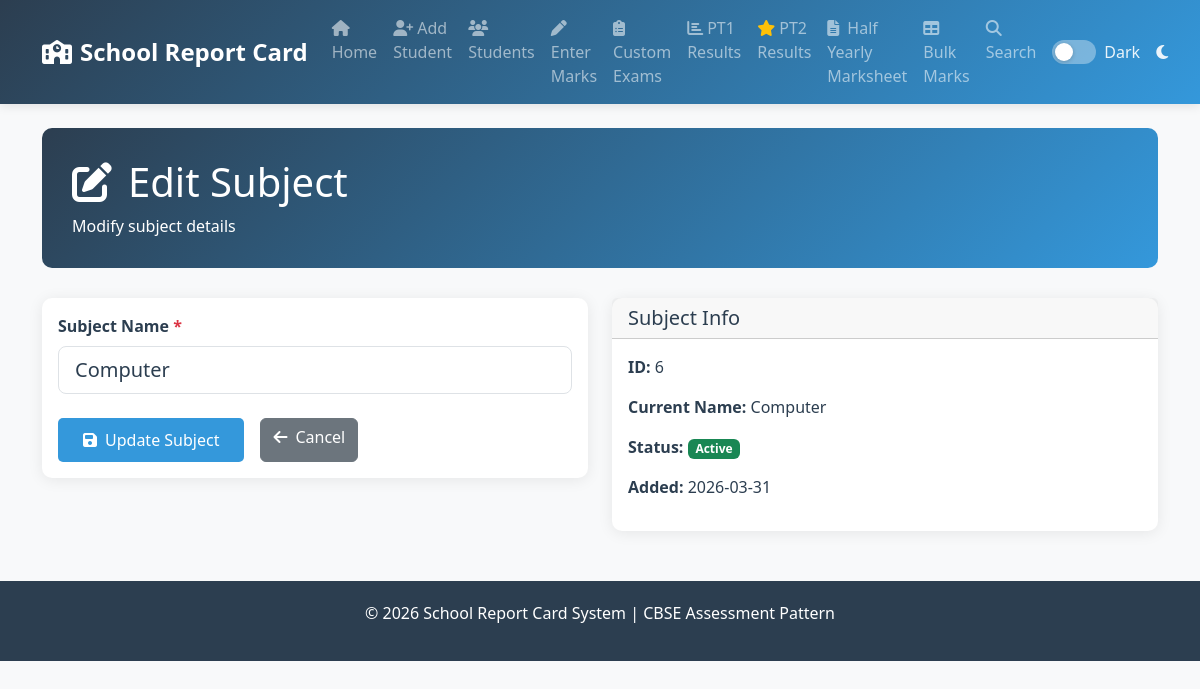
Page /edit-subject/6 on the committed database.
### tables this page shows
CREATE TABLE subjects (id INTEGER PRIMARY KEY AUTOINCREMENT, name TEXT UNIQUE NOT NULL, active INTEGER DEFAULT 1, created_at TIMESTAMP DEFAULT CURRENT_TIMESTAMP);

### app.py (the view, shortened to what this page needs)
@app.route('/edit-subject/<int:subject_id>', methods=['GET', 'POST'])
def edit_subject(subject_id):
    conn = get_db()
    cursor = conn.cursor()
    cursor.execute('SELECT * FROM subjects WHERE id = ?', (subject_id,))
    subject = cursor.fetchone()
    if not subject:
        flash('Subject not found!', 'error')
        return redirect(url_for('subjects_list'))
    conn.close()
    return render_template('edit_subject.html', subject=dict(subject))

### app.py (called while the page is built)
def get_db():
    conn = sqlite3.connect(DATABASE)
    conn.row_factory = sqlite3.Row
    return conn

### templates/edit_subject.html (shortened to what this page needs)
{% extends "base.html" %}
{% block content %}
<div class="fade-in">
    <div class="page-header">
        <h1><i class="fas fa-edit me-3"></i>Edit Subject</h1>
        <p class="mb-0">Modify subject details</p>
    </div>
    <div class="row">
        <div class="col-md-6">
            <div class="card">
                <div class="card-body">
                    <form method="POST">
                        <div class="mb-4">
                            <label for="subject_name" class="form-label fw-bold">Subject Name <span class="text-danger">*</span></label>
                            <input type="text" class="form-control form-control-lg" id="subject_name" name="subject_name"
                                   value="{{ subject.name }}" required maxlength="50">
                        </div>
                        <div class="d-flex gap-3">
                            <button type="submit" class="btn btn-primary">
                                <i class="fas fa-save me-2"></i>Update Subject
                            </button>
                            <a href="{{ url_for('subjects_list') }}" class="btn btn-secondary">
                                <i class="fas fa-arrow-left me-2"></i>Cancel
                            </a>
                        </div>
                    </form>
                </div>
            </div>
        </div>
        <div class="col-md-6">
            <div class="card">
                <div class="card-header">
                    <h5 class="mb-0">Subject Info</h5>
                </div>
                <div class="card-body">
                    <p><strong>ID:</strong> {{ subject.id }}</p>
                    <p><strong>Current Name:</strong> {{ subject.name }}</p>
                    <p><strong>Status:</strong>
                        {% if subject.active %}
                            <span class="badge bg-success">Active</span>
                        {% else %}
                            <span class="badge bg-secondary">Inactive</span>
                        {% endif %}
                    </p>
                    <p><strong>Added:</strong> {{ subject.created_at.split(' ')[0] if subject.created_at else 'N/A' }}</p>
                </div>
            </div>
        </div>
    </div>
</div>
{% endblock %}

### templates/base.html (style rules this page uses)
:root { --primary-color: #2c3e50; --secondary-color: #3498db; --success-color: #27ae60; --warning-color: #f39c12; --danger-color: #e74c3c; --light-bg: #ecf0f1; --text-color: #2c3e50; --bg-color: #f8f9fa; --card-bg: #ffffff; --navbar-bg: linear-gradient(135deg, var(--primary-color), var(--secondary-color)); --border-color: #dee2e6; }
body { font-family: 'Segoe UI', Tahoma, Geneva, Verdana, sans-serif; background-color: var(--bg-color); color: var(--text-color); transition: background-color 0.3s, color 0.3s; }
.card { border: none; border-radius: 10px; box-shadow: 0 2px 15px rgba(0,0,0,0.08); transition: transform 0.3s; background-color: var(--card-bg); color: var(--text-color); }
.form-control, .form-select { background-color: var(--card-bg); color: var(--text-color); border-color: var(--border-color); }
.page-header { background: linear-gradient(135deg, var(--primary-color), var(--secondary-color)); color: white; padding: 30px; border-radius: 10px; margin-bottom: 30px; }
.btn-primary { background: var(--secondary-color); border: none; padding: 10px 25px; border-radius: 5px; transition: all 0.3s; }
.fade-in { animation: fadeIn 0.5s; }

### rows in the picture
subjects: subject_name "Computer", id "6", name "Computer", created_at "2026-03-31"
